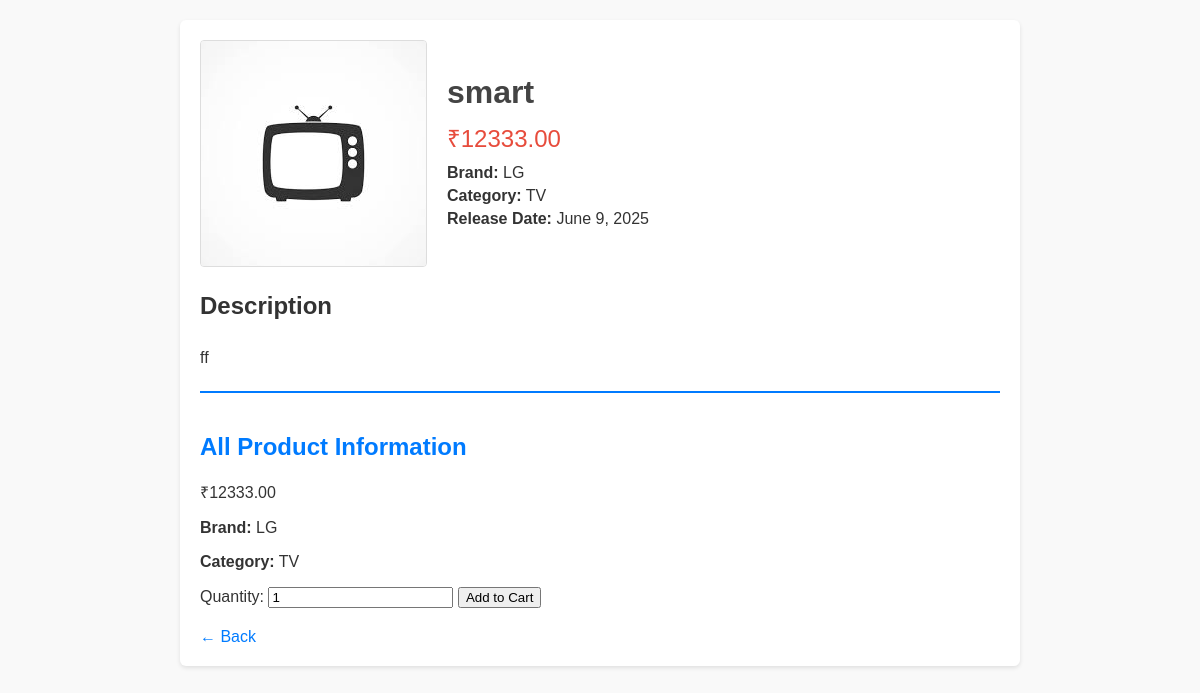
The page /product/5f5ce27d-32cb-46ab-87e6-904e7d985ad7/ on the database its author committed.
### product/models.py (models this page shows, shortened)
class Product(models.Model):
    PRODUCT_TYPES = [
        ('TV', 'TV'),
        ('Speaker', 'Speaker'),
        ('Refrigerator', 'Refrigerator'),
        ('AC', 'AC'),
        ('MOBILE', 'MOBILE')
    ]
    id = models.UUIDField(primary_key=True, default=uuid.uuid4, editable=False, unique=True)
    product_type = models.ForeignKey(Product_type, on_delete=models.CASCADE)
    name = models.CharField(max_length=255)
    description = models.TextField()
    price = models.DecimalField(max_digits=10, decimal_places=2)
    brand = models.ForeignKey(Brand, on_delete=models.CASCADE)
    category = models.ForeignKey(Category, on_delete=models.CASCADE)
    cover_image = models.ImageField(upload_to="product_images/", null=True, blank=True)
    stock_quantity = models.PositiveIntegerField(default=0)
    release_date = models.DateField(null=True, blank=True)
    created_at = models.DateTimeField(auto_now_add=True)
    updated_at = models.DateTimeField(auto_now=True)
    dynamic_properties = models.JSONField(
        null=True,
        blank=True,
        help_text=("Store custom fields for each product type. "
                   "For example, a TV may have keys like 'screen_size', 'resolution', etc., "
                   "while a Speaker might have 'speaker_type' or 'connectivity'.")
    )
    class Meta:
        db_table = "products"

### brand/models.py (models this page shows, shortened)
class Brand(BaseModel):
    name = models.CharField(max_length=100, unique=True)
    slug = models.SlugField(max_length=100, unique=True, blank=True)
    logo = models.ImageField(upload_to='brands/logos/')
    description = models.TextField(blank=True)
    website = models.URLField(blank=True)
    featured = models.BooleanField(default=False)
    class Meta:
        ordering = ['name']
        verbose_name_plural = "Brands"

### category/models.py (models this page shows, shortened)
class Category(models.Model):
    id = models.UUIDField(primary_key=True, default=uuid.uuid4, editable=False)
    auto_id = models.PositiveIntegerField(db_index=True, unique=True)
    name = models.CharField(max_length=100, unique=True)
    slug = models.SlugField(max_length=120, unique=True, blank=True)
    description = models.TextField(blank=True, null=True)
    image = models.ImageField(upload_to='category_images/', blank=True, null=True)
    parent = models.ForeignKey('self', null=True, blank=True, on_delete=models.SET_NULL, related_name='subcategories')
    is_active = models.BooleanField(default=True)
    created_at = models.DateTimeField(auto_now_add=True)
    updated_at = models.DateTimeField(auto_now=True)
    class Meta:
        verbose_name = "Category"
        verbose_name_plural = "Categories"
        ordering = ['name']
        db_table = 'product_categories'

### category/views.py (the view)
# urls.py: path('product/<uuid:pk>/', product_detail, name='product_detail'),
def product_detail(request, pk):
    product = get_object_or_404(Product, pk=pk)
    product_fields = model_to_dict(product)
    return render(request, "product/product_details.html", {
        "product": product,
        "product_fields": product_fields
    })

### templates/product/product_details.html (shortened to what this page needs)
<!DOCTYPE html>
<html>
  <head>
  </head>
  <body>
    <div class="container">
      <div class="header">
        {% if product.cover_image %}
          <img src="{{ product.cover_image.url }}" alt="{{ product.name }} image">
        {% endif %}
        <div class="info">
          <h1>{{ product.name }}</h1>
          <p class="price">₹{{ product.price }}</p>
          <p class="details"><strong>Brand:</strong> {{ product.brand.name }}</p>
          <p class="details"><strong>Category:</strong> {{ product.category.name }}</p>
          {% if product.release_date %}
            <p class="details"><strong>Release Date:</strong> {{ product.release_date }}</p>
          {% endif %}
        </div>
      </div>
      <div class="description">
        <h2>Description</h2>
        <p>{{ product.description }}</p>
      </div>
      <div class="all-fields">
        <h2>All Product Information</h2>
          <p class="price">₹{{ product.price }}</p>
          <p class="details"><strong>Brand:</strong> {{ product.brand.name }}</p>
          <p class="details"><strong>Category:</strong> {{ product.category.name }}</p>
      </div>
      <form id="add-to-cart-form-{{ product.id }}" action="{% url 'cart:add' product.id %}" method="post">
        <label for="quantity">Quantity:</label>
        <input type="number" name="quantity" id="quantity" value="1" min="1" required>
        {% if request.user.is_authenticated %}
        <button type="submit" class="btn btn-primary">Add to Cart</button>
        {% else %}
        <button type="button" class="btn btn-primary" onclick="showLoginPopup()">Add to Cart</button>
        {% endif %}
      </form>
      <a href="javascript:history.back()" class="back-link">&larr; Back</a>
    </div>
  </body>
</html>

### templates/product/product_details.html (style rules this page uses)
body { font-family: Arial, sans-serif; background-color: #f9f9f9; margin: 0; padding: 20px; color: #333; }
.container { max-width: 800px; margin: auto; background: #fff; padding: 20px; border-radius: 6px; box-shadow: 0 2px 4px rgba(0, 0, 0, 0.1); }
.header { display: flex; flex-wrap: wrap; gap: 20px; align-items: center; }
.header img { max-width: 300px; border-radius: 4px; border: 1px solid #ddd; }
.info { flex: 1; }
.info h1 { margin: 0; font-size: 2em; color: #444; }
.info p.price { color: #e74c3c; font-size: 1.5em; margin: 10px 0; }
.info p.details { margin: 5px 0; }
.description, .product-features { margin: 20px 0; line-height: 1.6; }
.all-fields { border-top: 2px solid #007BFF; padding-top: 20px; margin-top: 20px; }
.all-fields h2 { color: #007BFF; }
.back-link { display: inline-block; margin-top: 20px; text-decoration: none; color: #007BFF; }

### rows shown on the page
Product: cover_image (picture), name "smart", price "12333.00", brand.name "LG", category.name "TV", release_date "June 9, 2025", description "ff"
